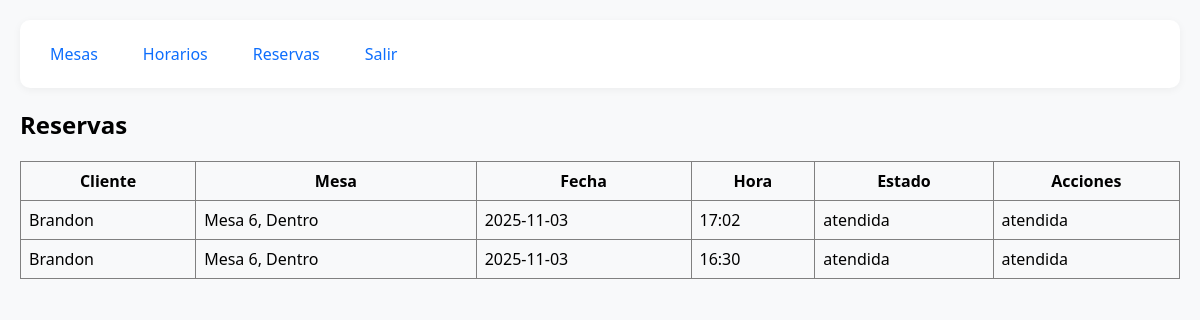
Screenshot of /admin/reservas (signed in) with the database file from the repository.
### app/models.py (models this page shows, shortened)
class Reserva(db.Model):
    id = db.Column(db.Integer, primary_key=True)
    usuario_id = db.Column(db.Integer, db.ForeignKey('usuario.id'), nullable=False)
    mesa_id = db.Column(db.Integer, db.ForeignKey('mesa.id'), nullable=False)
    fecha = db.Column(db.Date, nullable=False)
    hora = db.Column(db.String(5), nullable=False)
    estado = db.Column(db.String(20), default="pendiente")
    creado_en = db.Column(db.DateTime, default=datetime.utcnow)
    usuario = db.relationship('Usuario', backref=db.backref('reservas', lazy=True))
    mesa = db.relationship('Mesa', backref=db.backref('reservas', lazy=True))

class Usuario(db.Model, UserMixin):
    id = db.Column(db.Integer, primary_key=True)
    nombre = db.Column(db.String(100), nullable=False)
    email = db.Column(db.String(100), unique=True, nullable=False)
    contraseña_hash = db.Column(db.String(200), nullable=False)
    rol = db.Column(db.String(20), default="cliente")
    @property
    def contraseña(self):
        raise AttributeError('No se puede leer la contraseña')

class Mesa(db.Model):
    id = db.Column(db.Integer, primary_key=True)
    numero = db.Column(db.String(20), nullable=False, unique=True)
    capacidad = db.Column(db.Integer, nullable=False)

### app/routes.py (the view)
@main.route('/admin/reservas')
@login_required
def admin_reservas():
    if current_user.rol != 'admin':
        return redirect(url_for('main.cliente_panel'))
    reservas = Reserva.query.order_by(Reserva.fecha.desc(), Reserva.hora.desc()).all()
    return render_template('admin/reservas.html', reservas=reservas)

### app/__init__.py (called while the page is built)
def create_app():
    app = Flask(__name__)
    app.config['SECRET_KEY'] = 'clave_secreta_para_desarrollo'
    app.config['SQLALCHEMY_DATABASE_URI'] = 'sqlite:///reservas.db'
    app.config['SQLALCHEMY_TRACK_MODIFICATIONS'] = False
    db.init_app(app)
    login_manager.init_app(app)
    login_manager.login_view = 'main.login'
    from .models import Usuario
    @login_manager.user_loader
    def load_user(user_id):
        return Usuario.query.get(int(user_id))
    @app.template_filter('dia_nombre')
    def dia_nombre(dia_num):
        dias = {
            0: 'Lunes',
            1: 'Martes',
            2: 'Miércoles',
            3: 'Jueves',
            4: 'Viernes',
            5: 'Sábado',
            6: 'Domingo'
        }
        return dias.get(dia_num, 'Desconocido')
    from .routes import main
    app.register_blueprint(main)
    return app

### app/templates/admin/reservas.html
{% extends "admin/base_admin.html" %}
{% block content %}
<h2>Reservas</h2>
<table border="1" cellpadding="8" style="width:100%; border-collapse: collapse;">
    <tr>
        <th>Cliente</th>
        <th>Mesa</th>
        <th>Fecha</th>
        <th>Hora</th>
        <th>Estado</th>
        <th>Acciones</th>
    </tr>
    {% for r in reservas %}
    <tr>
        <td>{{ r.usuario.nombre }}</td>
        <td>{{ r.mesa.numero }}</td>
        <td>{{ r.fecha }}</td>
        <td>{{ r.hora }}</td>
        <td>{{ r.estado }}</td>
        <td>
            {% if r.estado == 'pendiente' %}
                <a href="{{ url_for('main.admin_cambiar_estado', reserva_id=r.id, nuevo_estado='atendida') }}"
                   style="color:green; margin-right:10px;">✓ Atender</a>
                <a href="{{ url_for('main.admin_cambiar_estado', reserva_id=r.id, nuevo_estado='cancelada') }}"
                   style="color:red;">✗ Cancelar</a>
            {% else %}
                {{ r.estado }}
            {% endif %}
        </td>
    </tr>
    {% endfor %}
</table>
{% endblock %}

### app/templates/admin/base_admin.html (style rules this page uses)
body { font-family: 'Segoe UI', Tahoma, Geneva, Verdana, sans-serif; margin: 20px; background-color: #f8f9fa; }

### rows the page displays
Reserva: usuario.nombre "Brandon", mesa.numero "Mesa 6, Dentro", fecha "2025-11-03", hora "17:02", estado "atendida"
Reserva: usuario.nombre "Brandon", mesa.numero "Mesa 6, Dentro", fecha "2025-11-03", hora "16:30", estado "atendida"
